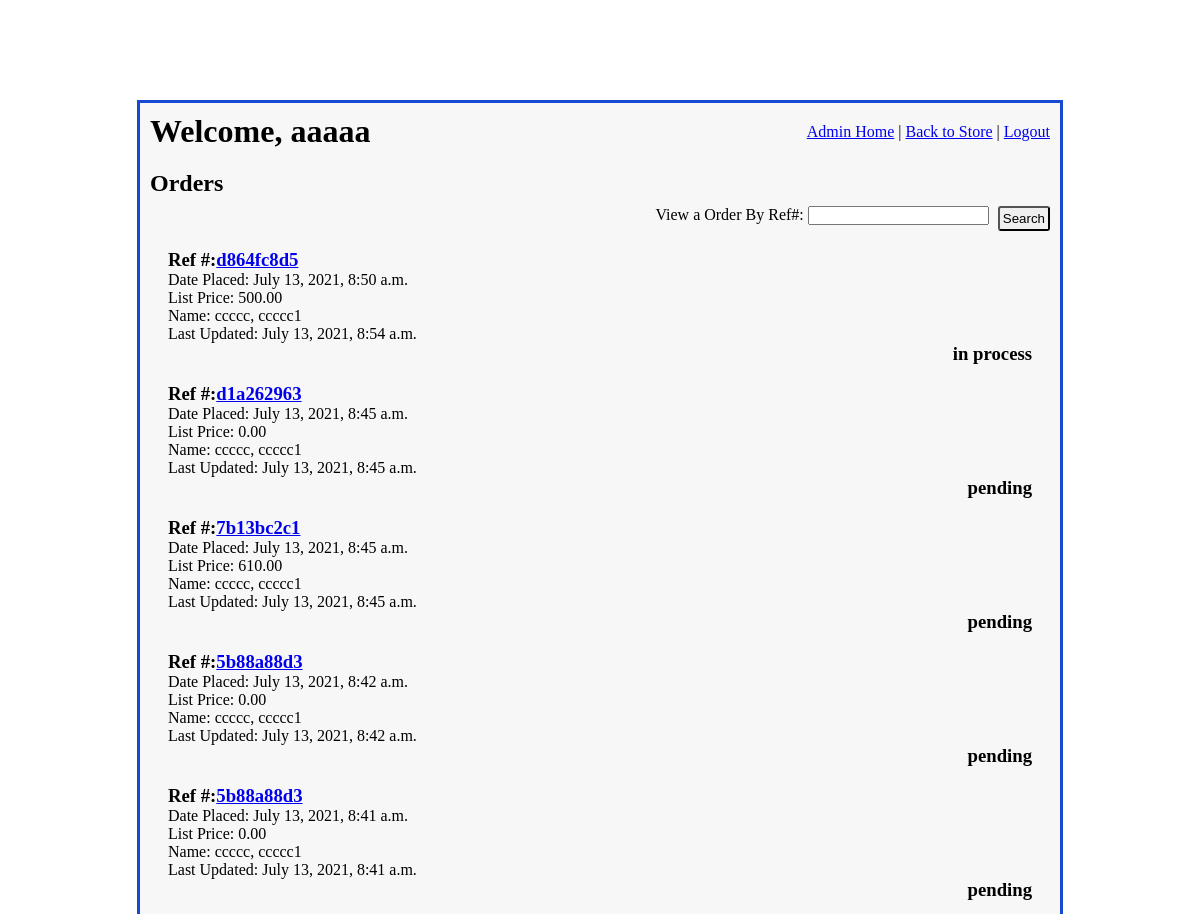
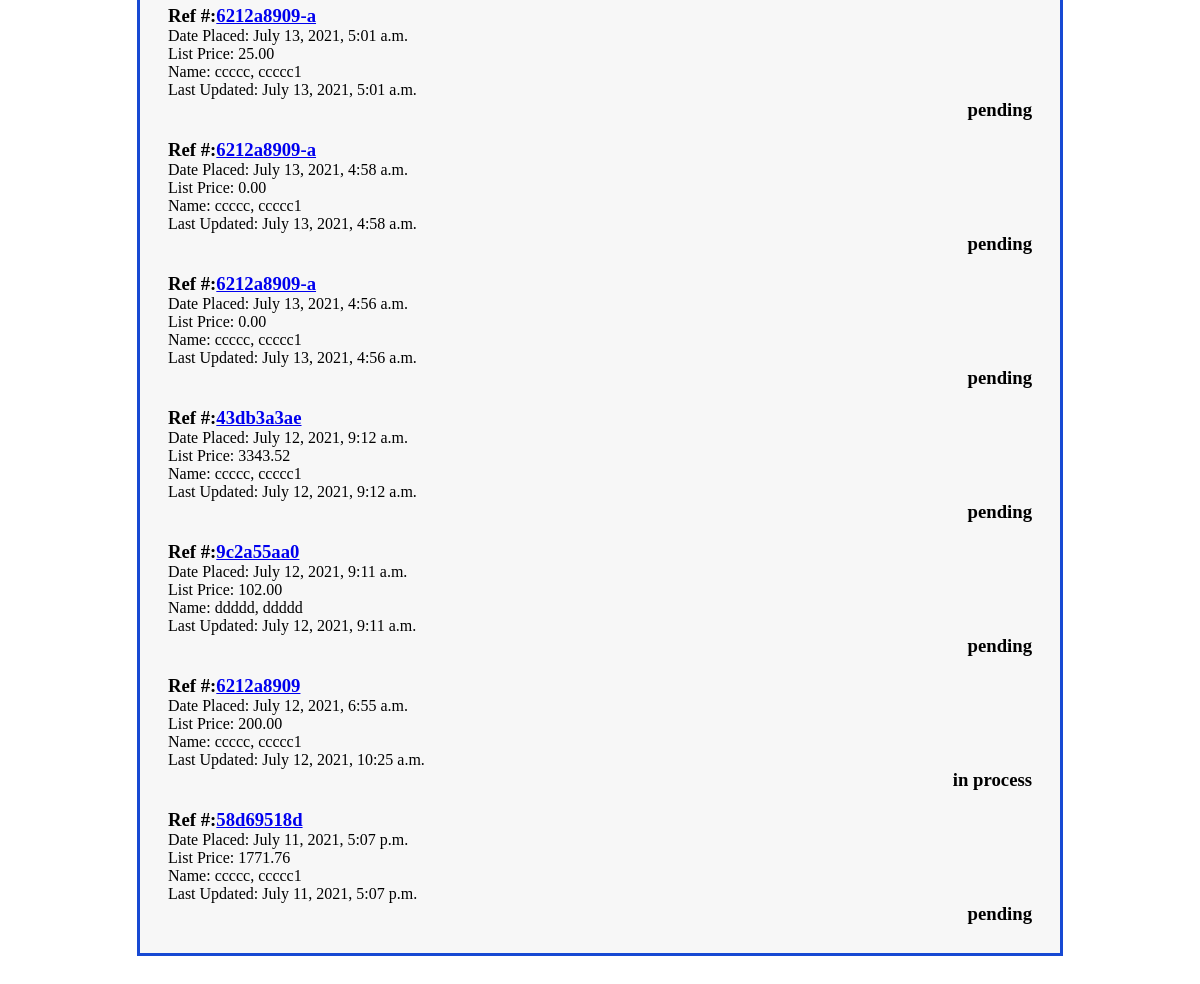
Screenshot of /admin_access/orders_display (signed in) with the database file from the repository (2 pictures, top to bottom).
### imgfield_app/models.py (models this page shows)
class User(models.Model):
    first_name = models.CharField(max_length=45)
    last_name = models.CharField(max_length=60)
    email = models.CharField(max_length=60)
    password = models.CharField(max_length=60)
    security_level = models.IntegerField()
    created_at = models.DateTimeField(auto_now_add=True)
    updated_at = models.DateTimeField(auto_now=True)
    objects = UserManager()

class Order(models.Model):
    ordered_by = models.ForeignKey(
        User,
        related_name="user_orders",
        on_delete=models.CASCADE
    )
    contact_info =  models.ForeignKey(
        ContactInfo,
        related_name="orders",
        on_delete = models.CASCADE,
        null=True, blank=True,
    )
    ref_number = models.CharField(max_length=10)
    total_price = models.DecimalField(decimal_places=2, max_digits=10, null=True, blank=True)
    status = models.CharField(max_length=27)
    special_instructions = models.TextField(null=True, blank=True)
    office_notes = models.TextField(null=True, blank=True)
    created_at = models.DateTimeField(auto_now_add=True)
    updated_at = models.DateTimeField(auto_now=True)
    objects = OrderManager()

### admin_app/views.py (the view)
# urls.py: path('orders_display', views.orders_display),
def orders_display(request):
    if 'user_id' in request.session:
        logged_user = User.objects.get(id=request.session['user_id'])
        if logged_user.security_level > 4:
            all_active_orders= Order.objects.exclude(status = "archived").order_by('-created_at')
            context = {
                'logged_user': logged_user,
                'all_active_orders': all_active_orders
            }
        return render(request, "orders_display.html", context)
    return redirect("/")

### admin_app/templates/orders_display.html (shortened to what this page needs)
<!DOCTYPE html>
<html lang="en">
<head>
    {% load static %}
    <link rel="stylesheet" href="{% static 'css/admin_main.css' %}">
    <link rel="stylesheet" href="{% static 'css/quotes_display.css' %}">
</head>
<body>
    <div id="wrapper">
        <div id="header">
            <h1>Welcome, {{ logged_user.first_name }}</h1>
            <div id="links">
                <a href="/admin_access">Admin Home</a>  |
                <a href="/">Back to Store</a>  |
                <a href="/signon/logout">Logout</a>
            </div>
        </div>
        <div id="content">
            <h2>Orders</h2>
            <form action="/admin_access/find_order" method="POST">
                <p>View a Order By Ref#: <input type="text" name="order_ref_num"></p>
                <button type="submit">Search</button>
            </form>
            <div id="quotes">
                {% for order in all_active_orders %}
                    <div class="quote_pod">
                        <div class="quote_info">
                            <h3>Ref #:<a href="/admin_access/view_order/{{ order.id }}">{{ order.ref_number }}</a></h3>
                            <p>Date Placed: {{ order.created_at }}</p>
                            <p>List Price: {{order.total_price }}</p>
                            <p>Name: {{ order.ordered_by.last_name }}, {{ order.ordered_by.first_name }}</p>
                            <p>Last Updated: {{ order.updated_at }}</p>
                        </div>
                        <div class="quote_status">
                            <h3 class="status">{{ order.status }}</h3>
                        </div>
                    </div>
                {% endfor%}
            </div>
        </div>
    </div>
</body>
</html>

### admin_app/static/css/admin_main.css (style rules this page uses)
* { margin: 0; padding: 0; }
#wrapper { width: 900px; margin: 100px auto; border: 3px solid rgb(23, 73, 211); padding: 10px; background-color: #F7F7F7; }
#header { display: flex; margin-bottom: 20px; }
#header h1 { flex: 7; }
#links { padding-top: 10px; }
h2 { margin-bottom: 9px; }
button { padding: 3px; border-radius: 3px; }

### admin_app/static/css/quotes_display.css (style rules this page uses)
.quote_pod { margin: 18px; }
.status { text-align: right; }
form { display: flex; justify-content: right; }
form button { margin-left: 9px; }

### rows the page displays
User: first_name "aaaaa"
Order: ref_number "d864fc8d5", created_at "July 13, 2021, 8:50 a.m.", total_price "500.00", ordered_by.last_name "ccccc", ordered_by.first_name "ccccc1", updated_at "July 13, 2021, 8:54 a.m.", status "in process"
Order: ref_number "d1a262963", created_at "July 13, 2021, 8:45 a.m.", total_price "0.00", ordered_by.last_name "ccccc", ordered_by.first_name "ccccc1", updated_at "July 13, 2021, 8:45 a.m.", status "pending"
Order: ref_number "7b13bc2c1", created_at "July 13, 2021, 8:45 a.m.", total_price "610.00", ordered_by.last_name "ccccc", ordered_by.first_name "ccccc1", updated_at "July 13, 2021, 8:45 a.m.", status "pending"
Order: ref_number "5b88a88d3", created_at "July 13, 2021, 8:42 a.m.", total_price "0.00", ordered_by.last_name "ccccc", ordered_by.first_name "ccccc1", updated_at "July 13, 2021, 8:42 a.m.", status "pending"
Order: ref_number "5b88a88d3", created_at "July 13, 2021, 8:41 a.m.", total_price "0.00", ordered_by.last_name "ccccc", ordered_by.first_name "ccccc1", updated_at "July 13, 2021, 8:41 a.m.", status "pending"
Order: ref_number "6212a8909-a", created_at "July 13, 2021, 5:01 a.m.", total_price "25.00", ordered_by.last_name "ccccc", ordered_by.first_name "ccccc1", updated_at "July 13, 2021, 5:01 a.m.", status "pending"
Order: ref_number "6212a8909-a", created_at "July 13, 2021, 4:58 a.m.", total_price "0.00", ordered_by.last_name "ccccc", ordered_by.first_name "ccccc1", updated_at "July 13, 2021, 4:58 a.m.", status "pending"
Order: ref_number "6212a8909-a", created_at "July 13, 2021, 4:56 a.m.", total_price "0.00", ordered_by.last_name "ccccc", ordered_by.first_name "ccccc1", updated_at "July 13, 2021, 4:56 a.m.", status "pending"
Order: ref_number "43db3a3ae", created_at "July 12, 2021, 9:12 a.m.", total_price "3343.52", ordered_by.last_name "ccccc", ordered_by.first_name "ccccc1", updated_at "July 12, 2021, 9:12 a.m.", status "pending"
Order: ref_number "9c2a55aa0", created_at "July 12, 2021, 9:11 a.m.", total_price "102.00", ordered_by.last_name "ddddd", ordered_by.first_name "ddddd", updated_at "July 12, 2021, 9:11 a.m.", status "pending"
Order: ref_number "6212a8909", created_at "July 12, 2021, 6:55 a.m.", total_price "200.00", ordered_by.last_name "ccccc", ordered_by.first_name "ccccc1", updated_at "July 12, 2021, 10:25 a.m.", status "in process"
Order: ref_number "58d69518d", created_at "July 11, 2021, 5:07 p.m.", total_price "1771.76", ordered_by.last_name "ccccc", ordered_by.first_name "ccccc1", updated_at "July 11, 2021, 5:07 p.m.", status "pending"
